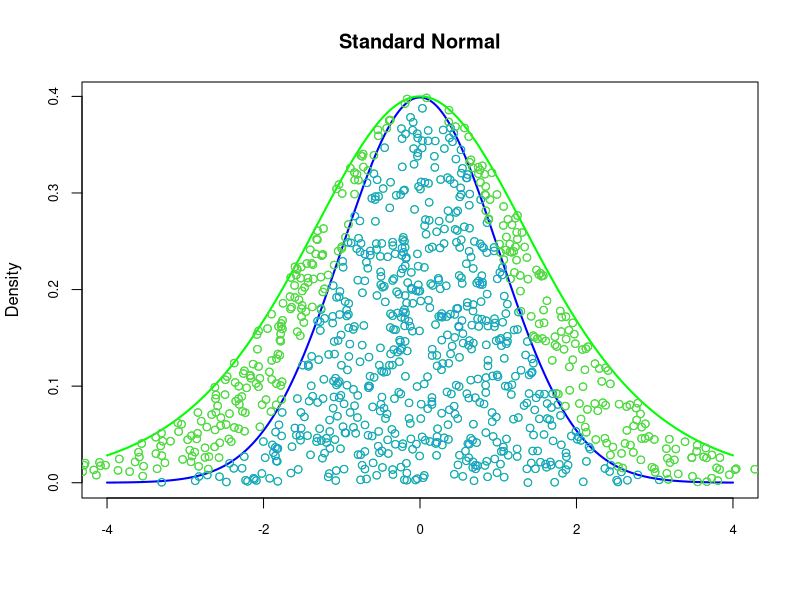
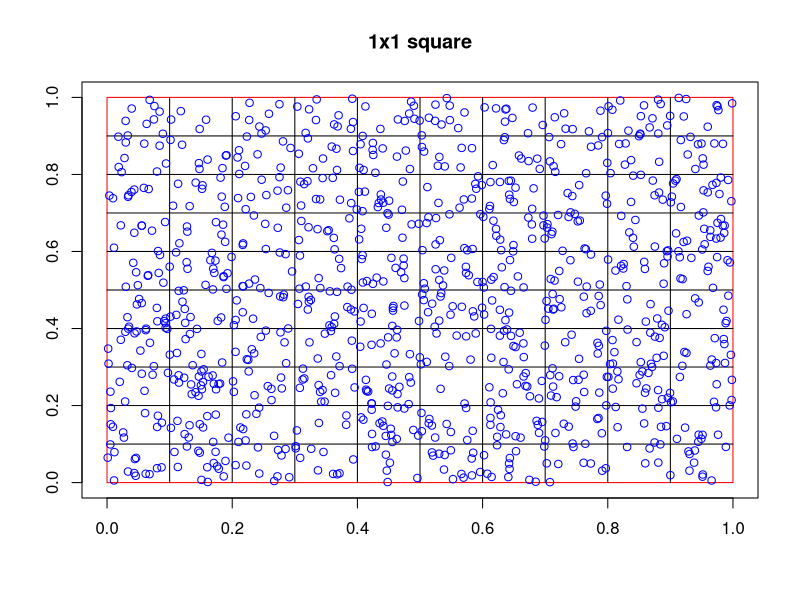
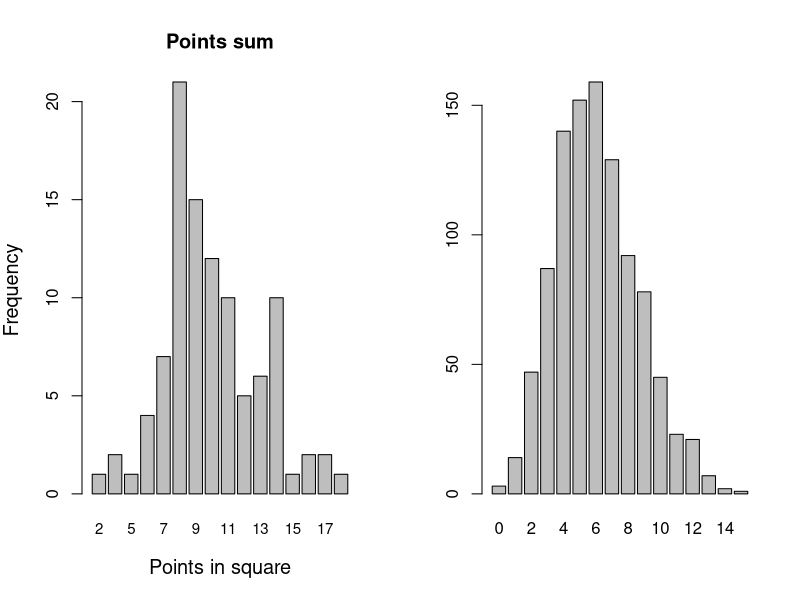

Generate these figures, in order, with R:
## ---- chunk 1
library(dplyr)
## ---- chunk 2
xseq<-seq(-4, 4, .01)
densities<-dnorm(xseq, 0,1)
plot(xseq, densities, col="blue",xlab="", ylab="Density", type="l", main="Standard Normal", cex.axis=.8, lwd=2)
lines(xseq, 1.6*dlogis(xseq), lwd=2, col="green")

x1 <- rlogis(1000); y1 <- runif(1000, 0, 1.6*dlogis(x1))
points(x1,y1, col="green")
norm <- y1 <= dnorm(x1)
points(x1,y1, col=3+norm)
mean(norm)
## ---- chunk 3
plot(c(0,1),c(0,1), type = "n", xlab = "", ylab = "", main = "1x1 square")

rect(0, 0, 1, 1, border = "red")

l <- seq(0.1, 0.9, by = 0.1)
for(i in l) {
            lines(c(i,i),c(0,1))
            lines(c(0,1),c(i,i))
            }
n <- 1000 # number of random points
x1 = round(runif(n, 0, 1),4); y1 = round(runif(n, 0, 1),4)
mtrx <- matrix(c(x1,y1), ncol=2)
points(mtrx, col = "blue")
## ---- chunk 4
k <- seq(0, 1, by = 0.1)
interv <- data.frame(x = findInterval(mtrx[,1], k),
                    y = findInterval(mtrx[,2], k))
table(interv)
## ---- chunk 5
par(mfrow=c(1, 2))
table(group_size(group_by(interv,x,y)))
barplot(table(group_size(group_by(interv,x,y))), cex.names = 0.9, xlab = "Points in square", ylab = "Frequency", cex.lab=1.2, main = "Points sum")
barplot(table(rpois(n,6)))
